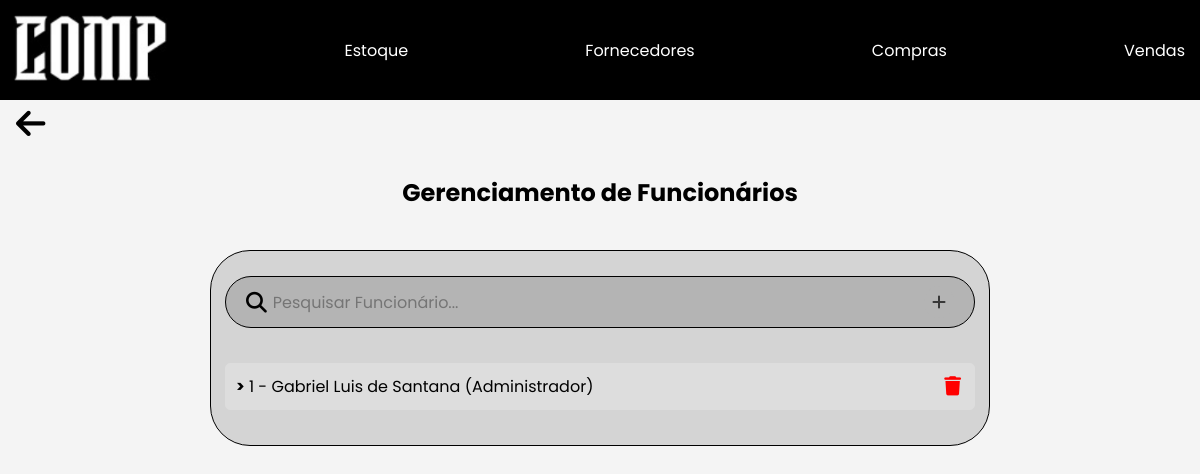
/funcionarios.php, run on the app's committed database.
### tables this page shows
CREATE TABLE `usuario` (
  `id_usuario` int(11) NOT NULL COMMENT 'Identificador do usuário',
  `user_usuario` varchar(25) NOT NULL COMMENT 'User do usuário',
  `nivel_usuario` int(11) NOT NULL COMMENT 'Nível do usuário',
  `senha_usuario` varchar(25) NOT NULL COMMENT 'Senha do usuário',
  `nome_usuario` varchar(50) NOT NULL COMMENT 'Nome do usuário',
  `email_usuario` varchar(50) NOT NULL COMMENT 'E-mail do usuário'
);

### funcionarios.php (the view, shortened to what this page needs)
<?php
    $servername = "localhost";
    $username = "root";
    $password = "";
    $dbname = "gerenciador_estoque";
    $conn = new mysqli($servername, $username, $password, $dbname);
    $conn->set_charset("utf8");
    $pesquisa = $_POST['PesquisarFuncionario'] ?? '';
    $sql = "SELECT id_usuario, nome_usuario, user_usuario, email_usuario, senha_usuario, nivel_usuario FROM usuario WHERE user_usuario LIKE ? OR nome_usuario LIKE ? OR id_usuario LIKE ?";
    $stmt = $conn->prepare($sql);
    $likePesquisa = "%" . $pesquisa . "%";
    $stmt->bind_param("sss", $likePesquisa, $likePesquisa, $likePesquisa);
    $stmt->execute();
    $result = $stmt->get_result();
?>
<!DOCTYPE html>
<html lang="pt-br">
<head>
    <link rel="stylesheet" href="css/funcionarios.css">
    <link rel="stylesheet" href="https://cdnjs.cloudflare.com/ajax/libs/font-awesome/6.6.0/css/all.min.css">
</head>
<body>
<header>
    <div class="hdr">
        <img class="logo-header" src="./images/comp.png" alt="LOGO" onclick="voltarMenu()">
        <a href="estoque.php">Estoque</a>
        <a href="fornecedores.php">Fornecedores</a>
        <a href="compras.php">Compras</a>
        <a href="vendas.php">Vendas</a>
    </div>
</header>
    <div class="botao--voltar">
        <i class="fa-solid fa-arrow-left" onclick="trocarPagina('menuAdm.php')"></i>
    </div>
    <section id="Titulo-Principal"><h1>Gerenciamento de Funcionários</h1></section>
    <main id="container-main">
        <section>
            <br>
            <form method="POST" action="">
                <div style="margin: auto;" class="elementos--itens">
                    <i class="fa-solid fa-magnifying-glass"></i>
                    <input type="text" id="PesquisarFuncionario" name="PesquisarFuncionario" placeholder="Pesquisar Funcionário...">
                    <button type="submit" class="icon-btn" id="redirectBtn">
                        <a class="fa-solid fa-plus" href="cadastrofuncionarios.php"></a>
                    </button>
                </div>
            </form>
            <br>
        </section>
        <section>
            <?php if ($result->num_rows > 0): ?>
                <?php while($row = $result->fetch_assoc()): ?>
                    <div class="fornecedor--item">
                        <span onclick="toggleDetalhes(<?php echo $row['id_usuario']; ?>)" style="cursor: pointer;">
                            <strong>&gt;</strong> <?php echo $row['id_usuario']." - "; echo htmlspecialchars($row['nome_usuario']); ?> (<?php echo $row['nivel_usuario'] == 1 ? 'Administrador' : 'Funcionário'; ?>)
                        </span>
                        <i class="fa-solid fa-trash" style="color: red;" onclick="confirmarExclusao(<?php echo $row['id_usuario']; ?>)"></i>
                    </div>
                    <br>
                <?php endwhile; ?>
            <?php else: ?>
                <p style="text-align: center">Nenhum funcionário cadastrado.</p>
            <?php endif; ?>
        </section>
    </main>
</body>
</html>

### css/funcionarios.css (style rules this page uses)
* { padding: 0; margin: 0; font-family: Poppins, sans-serif; }
body { background-color: #f4f4f4; }
.hdr { background-color: black; height: 100px; display: flex; align-items: center; justify-content: space-between; padding: 0 10px; }
.hdr a { color: white; text-decoration: none; margin: 0 5px; }
.logo-header { height: 80px; }
.botao--voltar { font-size: 2.1em; margin-left: 16px; cursor: pointer; }
#container-main { background-color: rgb(212, 212, 212); height: auto; width: 100%; max-width: 750px; margin: 40px auto; border-radius: 40px; border: 1px solid black; box-shadow: 6px 6px 6px 0px rgba(0, 0, 0, 0.144); padding-inline: 0.9rem; display: flex; flex-direction: column; }
#Titulo-Principal { text-align: center; padding-top: 25px; font-size: 1em; }
.elementos--itens { padding: 5px 20px; display: flex; align-items: center; gap: 6px; flex: 1; background-color: #b4b4b4; border-radius: 30px; border: 1.5px solid black; height: 40px; max-width: 100%; }
.elementos--itens input { background-color: rgb(180, 180, 180); border: none; font-size: 16px; height: 38px; width: 100%; }
.elementos--itens i { margin-top: 1px; font-size: 1.3em; }
.icon-btn { background-color: #b4b4b4; border: none; border-radius: 50%; padding: 8px; display: flex; justify-content: center; align-items: center; margin-left: 6px; }
.icon-btn a { font-size: 1.2em; color: rgb(56, 56, 56); text-decoration: none; }
.fornecedor--item { display: flex; justify-content: space-between; align-items: center; background-color: #dddddd; padding: 5px 8px; margin-bottom: 16px; max-width: 100%; }
.fornecedor--item i { font-size: 1.2em; cursor: pointer; margin: 3px; }
.fornecedor--item { margin: 10px 0; padding: 10px; border: 1px solid #ddd; border-radius: 5px; transition: background-color 0.3s; }
button { padding: 10px 15px; border: none; border-radius: 5px; background-color: grey; color: #fff; cursor: pointer; transition: background-color 0.3s; }
@media (max-width: 1400px) { #container-main { box-shadow: none; } }

### data on the page
usuario: id_usuario "1", nome_usuario "Gabriel Luis de Santana", nivel_usuario "Administrador"
